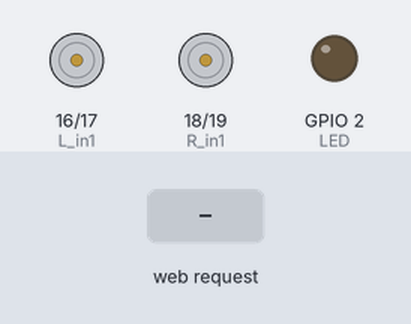
Simulated run of this sketch. Board: ESP32. On the bench: motor-driver pin pairs drawn as motors (green arrow = first pin HIGH = forward, orange = second pin HIGH = backward, longer = more drive), output pins drawn as LEDs (lit = HIGH). The inputs (shaded band) are chosen by the test bench. WiFi joins after 1.5 s; servers stay silent unless stated; what the sketch prints to the serial monitor is not drawn.

Above: at 2.7 s.
2.8 s: HTTP request GET /dig0off received
At 4.0 s:
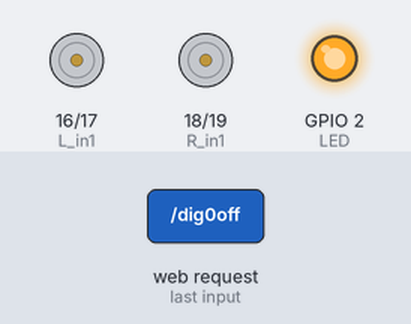
4.3 s: HTTP request GET /forward received
At 5.2 s:
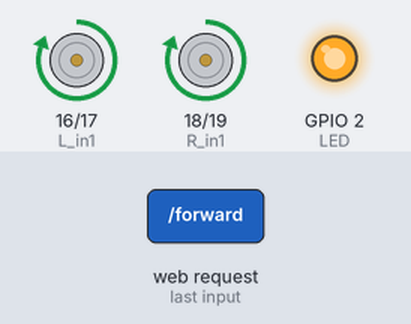
5.8 s: HTTP request GET /dig0on received
At 6.3 s:
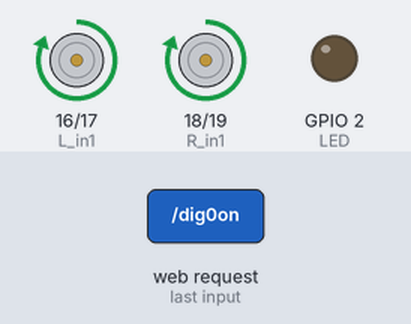
7.3 s: HTTP request GET /back received
At 8.5 s:
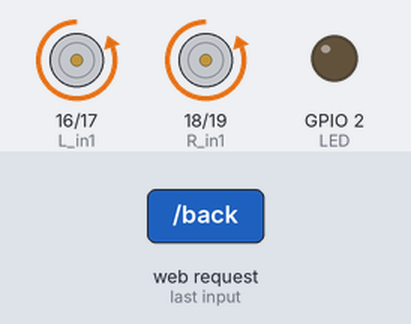
8.8 s: HTTP request GET /left received
At 9.8 s:
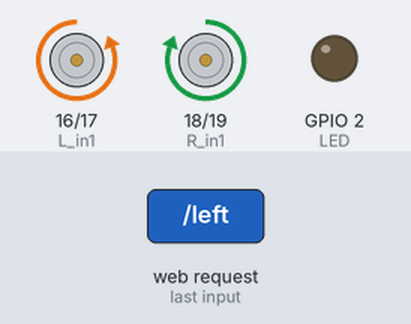
10.3 s: HTTP request GET /right received
At 10.9 s:
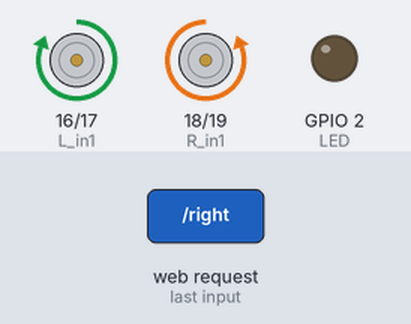
Timing chart, 0 to 12.8 s (numbered marks = the images above; inputs shaded):
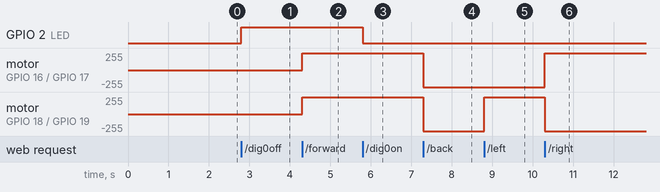

The sketch:

WiFi_UGV_Controller.ino
```cpp
#include <WiFi.h>//https://www.arduino.cc/en/Reference/WiFi
//Constants
#define LED 2
#define L_in1 16
#define L_in2 17
#define R_in1 18
#define R_in2 19
#define R_enable HIGH
#define L_enable HIGH

//Parameters
String request ;
char* ssid  = "realme 7 pro";
char* password  = "12345678";

String nom  = "ESP32";
//Objects
WiFiServer server(80);
WiFiClient client;
void setup() {
  //Init Serial USB
  Serial.begin(115200);
  Serial.println(F("Initialize System"));
  //Init ESP32Wifi
  Serial.print("Connecting to "); Serial.println(ssid);
  WiFi.begin(ssid, password);
  // Connect to Wifi network.
  while (WiFi.status() != WL_CONNECTED)
  {
    delay(500); Serial.print(F("."));
  }
  server.begin();
  Serial.println();
  Serial.println(F("ESP32Wifi initialized"));
  Serial.print(F("IP Address: "));
  Serial.println(WiFi.localIP());
  pinMode(LED, OUTPUT);
  pinMode(L_in1, OUTPUT);
  pinMode(L_in2, OUTPUT);
  pinMode(R_in1, OUTPUT);
  pinMode(R_in2, OUTPUT);
}
void loop() {
  WiFiClient client = server.available();
  if (client) {
    while (client.connected()) {
      if (client.available()) {
        String request = client.readStringUntil('\r');
        Serial.println(request);
        handleRequest(request);
      }
      webpage(client);//Return webpage
      break;
    }
  }
}

void forward(){
  // Left
  digitalWrite(L_in1, HIGH);
  digitalWrite(L_in2, LOW);
  // Right
  digitalWrite(R_in1, HIGH);
  digitalWrite(R_in2, LOW);
}
void back(){
  // Left
  digitalWrite(L_in1, LOW);
  digitalWrite(L_in2, HIGH);
  // Right
  digitalWrite(R_in1, LOW);
  digitalWrite(R_in2, HIGH);
}
void left(){
  // Left
  digitalWrite(L_in1, LOW);
  digitalWrite(L_in2, HIGH);
  // Right
  digitalWrite(R_in1, HIGH);
  digitalWrite(R_in2, LOW);
}

void right(){
  // Left
  digitalWrite(L_in1, HIGH);
  digitalWrite(L_in2, LOW);
  // Right
  digitalWrite(R_in1, LOW);
  digitalWrite(R_in2, HIGH);
}

void halt(){
  // Left
  digitalWrite(L_in1, LOW);
  digitalWrite(L_in2, LOW);
  // Right
  digitalWrite(R_in1, LOW);
  digitalWrite(R_in2, LOW);
}
void handleRequest(String request) { /* function handleRequest */
  ////Handle web client request
  String pwmCmd;
  //Digital Ouputs
  if (request.indexOf("/dig0on") > 0) {
    digitalWrite(LED, LOW);
  }
  if (request.indexOf("/dig0off") > 0) {
    digitalWrite(LED, HIGH);
  }
  if (request.indexOf("/forward") > 0){
    forward();
    delay(500);
  }
  if (request.indexOf("/back") > 0){
    back();
    delay(500);
  }

  if (request.indexOf("/left") > 0){
    left();
    delay(500);
  }

  if (request.indexOf("/right") > 0){
    right();
    delay(500);
  }
  if (request.indexOf("/stop") > 0){
    halt();
    delay(500);
  }
  if (request.indexOf("/rectangle") > 0){
    //Forward
    forward();
    delay(5000);
    //Right Turn
    right();
    delay(1000);
    //Forward
    forward();
    delay(2500);
    //Right Turn
    right();
    delay(1000);
    //Forward
    forward();
    delay(5000);
    //Right Turn
    right();
    delay(1000);
    //Forward
    forward();
    delay(2500);
    //Right Turn
    right();
    delay(1000);
    //Stop
    halt();
    delay(500);
  }
  if (request.indexOf("/square") > 0){
    //Forward
    forward();
    delay(5000);
    //Right Turn
    right();
    delay(1000);
    //Forward
    forward();
    delay(5000);
    //Right Turn
    right();
    delay(1000);
    //Forward
    forward();
    delay(5000);
    //Right Turn
    right();
    delay(1000);
    //Forward
    forward();
    delay(5000);
    //Right Turn
    right();
    delay(1000);
    //Stop
    halt();
    delay(500);
  }

}
void webpage(WiFiClient client) { /* function webpage */
  ////Send webpage to client
  client.println("HTTP/1.1 200 OK");
  client.println("Content-Type: text/html");
  client.println("");
  client.println("<!DOCTYPE HTML>");
  client.println("<html>");
  client.println("<head>");
  client.println("<title> UGV Wifi Navigation from local IP </title>");
  client.println("<meta http-equiv='content-type' content='text/html; charset=UTF-8'>");
  client.println("<meta name='apple-mobile-web-app-capable' content='yes' />");
  client.println("<meta name='apple-mobile-web-app-status-bar-style' content='black-translucent' />");
  client.println("<meta http-equiv='refresh' content='5'>");
  client.println("</head>");
  client.println("<body bgcolor = '#0221230'> ");
  client.println("<hr/><hr>");
  client.println("<h1 style='color : #3AAA35;'><center> UGV  Web Controller </center></h1>");
  client.println("<hr/><hr>");
  client.println("<br><br>");
  client.println("<br><center><h2 style='color : #3AAACC;'> LED </h2></center><center>");
  client.println("  <a href='/dig0on'><button>Turn On </button></a>");
  client.println("  <a href='/dig0off'><button>Turn Off </button></a><br /> ");
  client.println("  </center><center>");
  client.println("<table>");
  client.println("<tr>");
  client.println("</tr>");
  client.println("<br><h2 style='color : #3A8835;'> Navigation </h2><center>");
  client.println("  <a href='/forward'><button>Forward </button></a><br><br>");
  client.println("  <a href='/left'><button>Left</button></a>&ensp ");
  client.println("  <a href='/stop'><button>Stop</button></a>&ensp ");
  client.println("  <a href='/right'><button>Right </button></a> <br>  <br>");
  client.println("  <a href='/back'><button>Back </button></a><br > ");
  client.println("<br><h2 style='color : #15AA35;'> Fixed Path Control </h2><center>");
  client.println("  <a href='/circle'><button>Circle</button></a>&ensp ");
  client.println("  <a href='/rectangle'><button>Rectangle</button></a>&ensp ");
  client.println("  <a href='/square'><button>Square </button></a> <br>  <br>");
  client.println("</table></center></body></html>");
  delay(1);
}
```

Measured:
- after the input at 2.8 s, GPIO 2 (LED): LOW → HIGH at once
- after the input at 4.3 s, motor on GPIO 16 (L_in1) / GPIO 17 (L_in2), motor on GPIO 18 (R_in1) / GPIO 19 (R_in2): stopped → forward 255/255 at once
- after the input at 5.8 s, GPIO 2 (LED): HIGH → LOW at once
- after the input at 7.3 s, motor on GPIO 16 (L_in1) / GPIO 17 (L_in2), motor on GPIO 18 (R_in1) / GPIO 19 (R_in2): forward 255/255 → backward 255/255 at once
- after the input at 8.8 s, motor on GPIO 18 (R_in1) / GPIO 19 (R_in2): backward 255/255 → forward 255/255 at once
- after the input at 10.3 s, motor on GPIO 16 (L_in1) / GPIO 17 (L_in2): backward 255/255 → forward 255/255 at once; motor on GPIO 18 (R_in1) / GPIO 19 (R_in2): forward 255/255 → backward 255/255 at once
